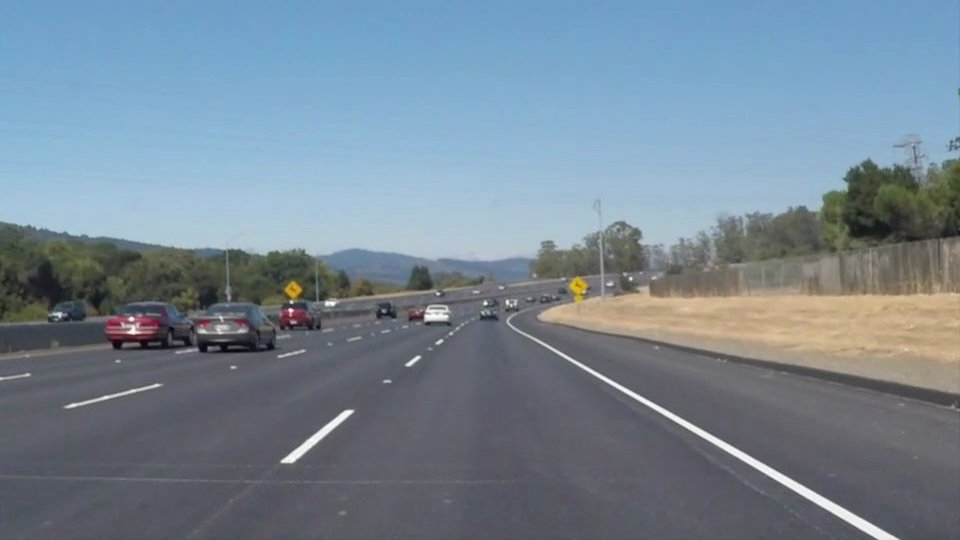
#> input picture image/solidWhiteCurve.jpg, 960 x 540 px, found by its file name
$ python 20.py
#> lines starting #> are read from the running program, lines starting #| are printed output that depends on the picture; after the words box and inside, x2 and y2 are one past the last pixel; in counts of white or black regions, pixels touching at a corner belong together

import cv2
import numpy as np

src = cv2.imread("./images/solidWhiteCurve.jpg", cv2.IMREAD_COLOR)
#> src is the input picture: shape (540, 960, 3); mean B, G, R 148.1, 134.5, 118.5
hsv = cv2.cvtColor(src, cv2.COLOR_BGR2HSV)
#> hsv: shape (540, 960, 3); mean H, S, V 97.9, 55.2, 152.4

mask = cv2.inRange(hsv, (0, 0, 200), (255, 30, 255))
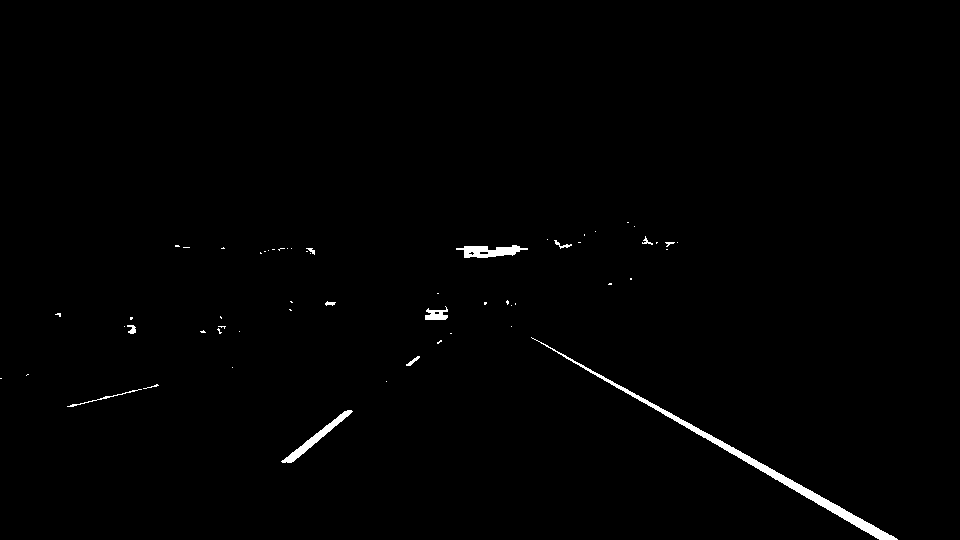
#> mask: shape (540, 960); 0.81% white; 58 white regions (45 under 20 px), largest, box (x1, y1, x2, y2) and area: (531, 337, 898, 540) 2313, (281, 410, 353, 463) 573, (456, 245, 528, 258) 546
white = cv2.bitwise_and(hsv, hsv, mask=mask)
#> white: shape (540, 960, 3); mean H, S, V 0.8, 0.1, 1.9
white = cv2.cvtColor(white, cv2.COLOR_HSV2BGR)

h, w = white.shape[:2]
#> h = 540; w = 960
top = int(h * 0.55)
#> top = 297

dst = white[top:h, 0:w].copy()          # ROI: 아래쪽 도로 부분만 잘라냄
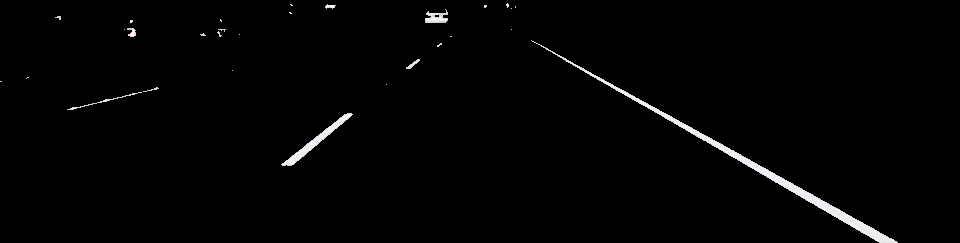
#> dst: shape (243, 960, 3); mean B, G, R 3.5, 3.4, 3.4

result = np.zeros_like(white)           # 원본과 같은 크기의 검은 화면
result[top:h, 0:w] = dst                # 잘라낸 ROI를 같은 위치에 붙여 넣음

cv2.imshow("src", src)
cv2.imshow("result", result)
cv2.waitKey()
cv2.destroyAllWindows()
